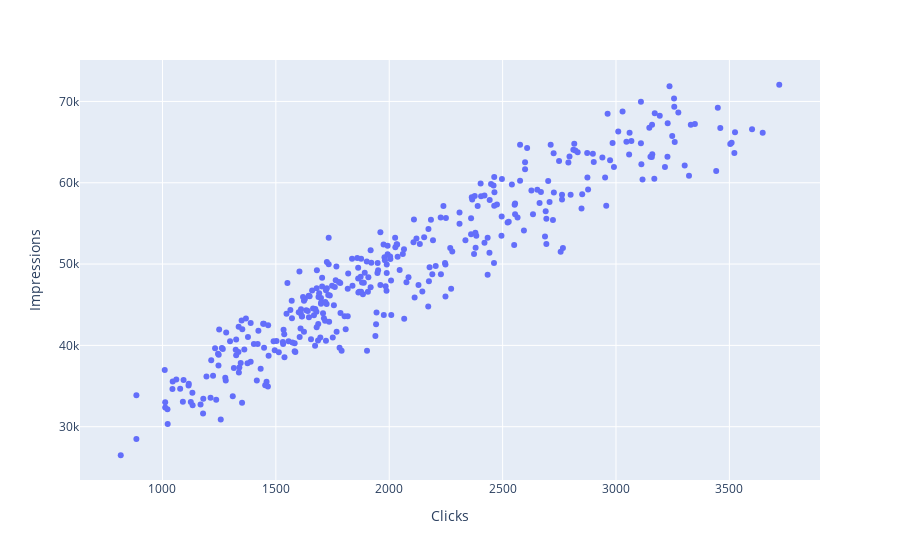

Source (notebook cell):
### Code cell
px.scatter(df,x='Clicks',y='Impressions')

### Figure 1 — Plotly figure (JSON) as saved in the notebook; plotly's stock layout.template omitted (floating-point values rounded to 4 significant figures; data arrays with more than 128 entries replaced by an {"elided": "..."} marker saying what was removed)
{"data": [{"hovertemplate": "Clicks=%{x}<br>Impressions=%{y}<extra></extra>", "legendgroup": "", "marker": {"color": "#636efa", "symbol": "circle"}, "mode": "markers", "name": "", "orientation": "v", "showlegend": false, "type": "scatter", "x": {"elided": "365 int values"}, "xaxis": "x", "y": {"elided": "365 int values"}, "yaxis": "y"}], "layout": {"autosize": true, "legend": {"tracegroupgap": 0}, "margin": {"t": 60}, "xaxis": {"anchor": "y", "autorange": true, "domain": [0, 1], "range": [640.3, 3896.0], "title": {"text": "Clicks"}, "type": "linear"}, "yaxis": {"anchor": "x", "autorange": true, "domain": [0, 1], "range": [22960.0, 75580.0], "title": {"text": "Impressions"}, "type": "linear"}}}
